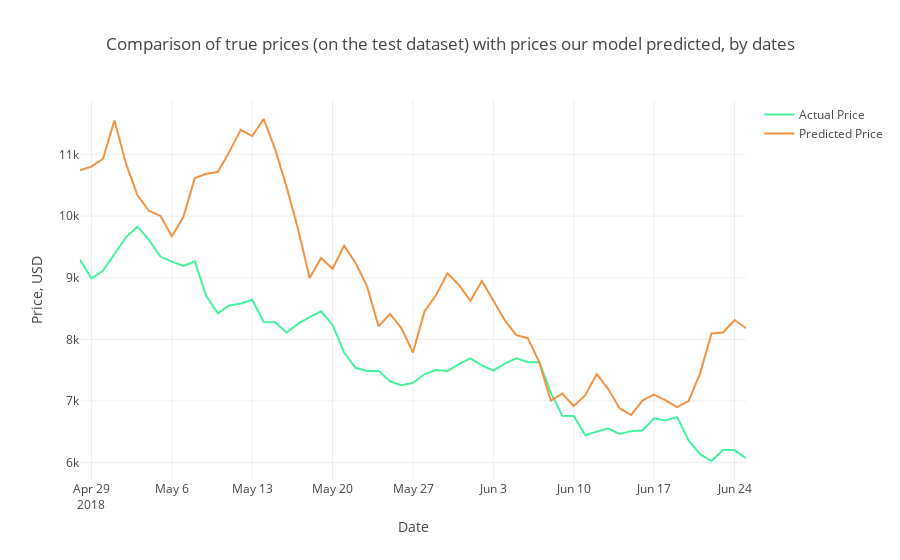

Notebook source saved alongside this figure:
### Markdown cell above
In this notebook, we trained the 2-layers Long Short Term Memory Neural Network as well as Gated Recurrent Unit Neural Network using Bitcoin Historical Data. These models can be used to predict future price movements of bitcoin. The performance of the models is quite good. On average, both models considered here, makes an error measured only in tens of USD. 
 
 
 *Tags: Bitcoin, neural networks, machine learning, forecast, prediction, LSTM, GRU, RNN*

### Code cell
Test_Dates = Daily_Price[len(Daily_Price)-days_from_train:].index

trace1 = go.Scatter(x=Test_Dates, y=Y_test2_inverse, name= 'Actual Price', 
                   line = dict(color = ('rgb(66, 244, 155)'),width = 2))
trace2 = go.Scatter(x=Test_Dates, y=predictions_new, name= 'Predicted Price',
                   line = dict(color = ('rgb(244, 146, 65)'),width = 2))
data = [trace1, trace2]
layout = dict(title = 'Comparison of true prices (on the test dataset) with prices our model predicted, by dates',
             xaxis = dict(title = 'Date'), yaxis = dict(title = 'Price, USD'))
fig = dict(data=data, layout=layout)
py.iplot(fig, filename='results_demonstrating2')

### Figure 1 — Plotly figure (JSON) as saved in the notebook; plotly's stock layout.template omitted (floating-point values rounded to 4 significant figures)
{"data": [{"line": {"color": "rgb(66, 244, 155)", "width": 2}, "name": "Actual Price", "type": "scatter", "x": ["2018-04-28", "2018-04-29", "2018-04-30", "2018-05-01", "2018-05-02", "2018-05-03", "2018-05-04", "2018-05-05", "2018-05-06", "2018-05-07", "2018-05-08", "2018-05-09", "2018-05-10", "2018-05-11", "2018-05-12", "2018-05-13", "2018-05-14", "2018-05-15", "2018-05-16", "2018-05-17", "2018-05-18", "2018-05-19", "2018-05-20", "2018-05-21", "2018-05-22", "2018-05-23", "2018-05-24", "2018-05-25", "2018-05-26", "2018-05-27", "2018-05-28", "2018-05-29", "2018-05-30", "2018-05-31", "2018-06-01", "2018-06-02", "2018-06-03", "2018-06-04", "2018-06-05", "2018-06-06", "2018-06-07", "2018-06-08", "2018-06-09", "2018-06-10", "2018-06-11", "2018-06-12", "2018-06-13", "2018-06-14", "2018-06-15", "2018-06-16", "2018-06-17", "2018-06-18", "2018-06-19", "2018-06-20", "2018-06-21", "2018-06-22", "2018-06-23", "2018-06-24", "2018-06-25", "2018-06-26", "2018-06-27"], "y": [9290.0, 8988.0, 9112.0, 9379.0, 9656.0, 9829.0, 9615.0, 9344.0, 9261.0, 9193.0, 9265.0, 8701.0, 8423.0, 8550.0, 8581.0, 8642.0, 8282.0, 8278.0, 8106.0, 8254.0, 8362.0, 8455.0, 8233.0, 7784.0, 7538.0, 7486.0, 7490.0, 7317.0, 7255.0, 7293.0, 7432.0, 7500.0, 7481.0, 7597.0, 7690.0, 7575.0, 7492.0, 7606.0, 7692.0, 7629.0, 7630.0, 7133.0, 6760.0, 6754.0, 6442.0, 6501.0, 6551.0, 6462.0, 6509.0, 6523.0, 6718.0, 6681.0, 6736.0, 6359.0, 6135.0, 6024.0, 6203.0, 6202.0, 6070.0]}, {"line": {"color": "rgb(244, 146, 65)", "width": 2}, "name": "Predicted Price", "type": "scatter", "x": ["2018-04-28", "2018-04-29", "2018-04-30", "2018-05-01", "2018-05-02", "2018-05-03", "2018-05-04", "2018-05-05", "2018-05-06", "2018-05-07", "2018-05-08", "2018-05-09", "2018-05-10", "2018-05-11", "2018-05-12", "2018-05-13", "2018-05-14", "2018-05-15", "2018-05-16", "2018-05-17", "2018-05-18", "2018-05-19", "2018-05-20", "2018-05-21", "2018-05-22", "2018-05-23", "2018-05-24", "2018-05-25", "2018-05-26", "2018-05-27", "2018-05-28", "2018-05-29", "2018-05-30", "2018-05-31", "2018-06-01", "2018-06-02", "2018-06-03", "2018-06-04", "2018-06-05", "2018-06-06", "2018-06-07", "2018-06-08", "2018-06-09", "2018-06-10", "2018-06-11", "2018-06-12", "2018-06-13", "2018-06-14", "2018-06-15", "2018-06-16", "2018-06-17", "2018-06-18", "2018-06-19", "2018-06-20", "2018-06-21", "2018-06-22", "2018-06-23", "2018-06-24", "2018-06-25", "2018-06-26", "2018-06-27"], "y": [10740.0, 10800.0, 10930.0, 11550.0, 10860.0, 10340.0, 10090.0, 10010.0, 9674.0, 9985.0, 10620.0, 10690.0, 10720.0, 11040.0, 11400.0, 11300.0, 11580.0, 11080.0, 10470.0, 9783.0, 8996.0, 9321.0, 9145.0, 9518.0, 9241.0, 8859.0, 8212.0, 8411.0, 8179.0, 7785.0, 8451.0, 8715.0, 9070.0, 8883.0, 8623.0, 8947.0, 8629.0, 8306.0, 8067.0, 8018.0, 7626.0, 7004.0, 7120.0, 6915.0, 7093.0, 7436.0, 7192.0, 6877.0, 6770.0, 7008.0, 7104.0, 7009.0, 6898.0, 6997.0, 7447.0, 8094.0, 8112.0, 8313.0, 8179.0]}], "layout": {"title": "Comparison of true prices (on the test dataset) with prices our model predicted, by dates", "xaxis": {"title": "Date"}, "yaxis": {"title": "Price, USD"}}}
